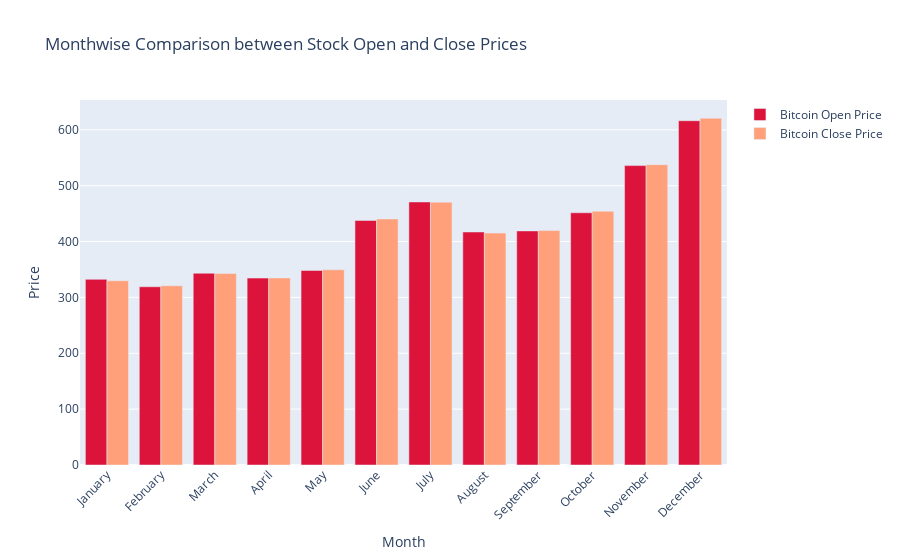

Here is the notebook cell this chart was saved with:
### Code cell
monthwise=y_2015.groupby(y_2015['Date'].dt.strftime ('%B'))[['Open','Close']].mean()
new_order = ['January', 'February', 'March', 'April', 'May', 'June',
                'July', 'August', 'September', 'October', 'November', 'December']
monthwise=monthwise.reindex(new_order,axis=0)
fig = go.Figure()

# Add trace for stock open prices
fig.add_trace(go.Bar(
    x=monthwise.index,
    y=monthwise['Open'],
    name='Bitcoin Open Price',
    marker_color='crimson'
))

# Add trace for stock close prices
fig.add_trace(go.Bar(
    x=monthwise.index,
    y=monthwise['Close'],
    name='Bitcoin Close Price',
    marker_color='lightsalmon'
))

# Update layout for better visualization
fig.update_layout(
    barmode='group',
    xaxis_tickangle=-45,
    title='Monthwise Comparison between Stock Open and Close Prices',
    xaxis_title='Month',
    yaxis_title='Price'
)

# Show the plot
fig.show()

### Figure 1 — Plotly figure (JSON) as saved in the notebook; plotly's stock layout.template omitted (floating-point values rounded to 4 significant figures)
{"data": [{"marker": {"color": "crimson"}, "name": "Bitcoin Open Price", "type": "bar", "x": ["January", "February", "March", "April", "May", "June", "July", "August", "September", "October", "November", "December"], "y": [332.3, 319.0, 343.3, 334.6, 348.2, 437.7, 470.9, 417.1, 419.1, 451.5, 536.0, 616.3]}, {"marker": {"color": "lightsalmon"}, "name": "Bitcoin Close Price", "type": "bar", "x": ["January", "February", "March", "April", "May", "June", "July", "August", "September", "October", "November", "December"], "y": [329.8, 320.8, 342.8, 334.9, 349.5, 440.5, 470.5, 415.2, 419.7, 454.2, 537.6, 620.7]}], "layout": {"autosize": true, "barmode": "group", "title": {"text": "Monthwise Comparison between Stock Open and Close Prices"}, "xaxis": {"autorange": true, "range": [-0.5, 11.5], "tickangle": -45, "title": {"text": "Month"}, "type": "category"}, "yaxis": {"autorange": true, "range": [0, 653.4], "title": {"text": "Price"}, "type": "linear"}}}
